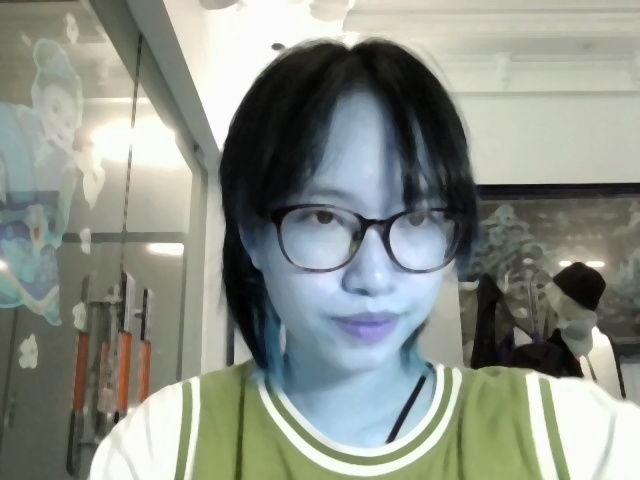
#> input picture Assignment/input_data/HE176392/0.jpg, 640 x 480 px; its folder holds 4 pictures in this run
$ python test.py
#> lines starting #> are read from the running program, lines starting #| are printed output that depends on the picture
import os
import numpy as np
from PIL import Image
from sklearn.decomposition import PCA
import cv2

directory_path = './input_data/HE176392'
images = os.listdir(directory_path)

def compute_eigenfaces(images):
    flattened_images = []
    for img_file in images:
        img_path = os.path.join(directory_path, img_file)
        img = Image.open(img_path).convert('L')  # Convert to grayscale
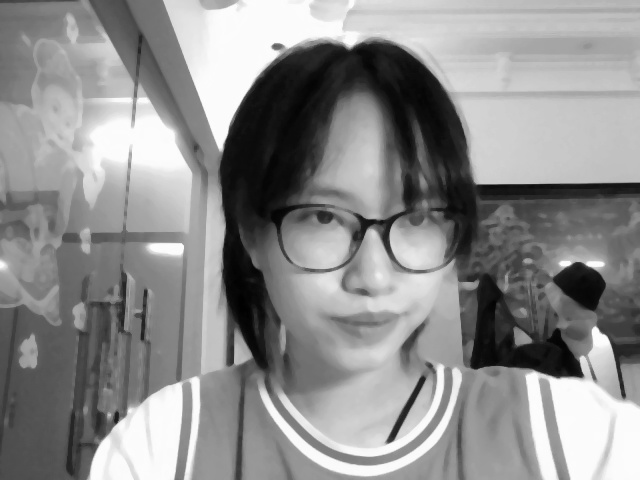
#> img: PIL image 640x480 L; min 0, max 255, mean 141.5
        flattened_images.append(np.array(img).flatten())
#> pass 2 of the loop in compute_eigenfaces, `for img_file in images:`:
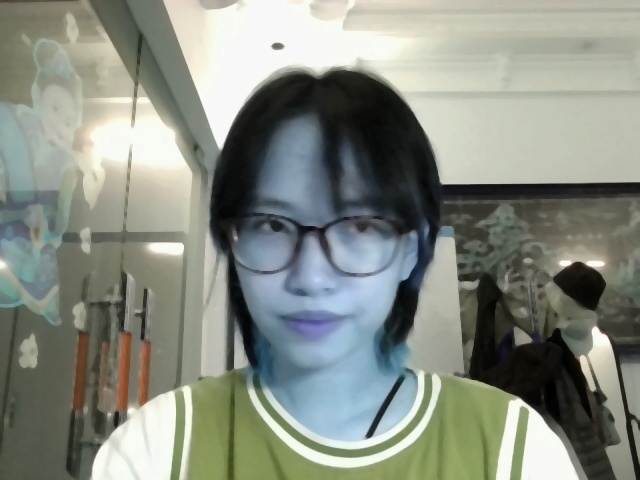
#> input picture Assignment/input_data/HE176392/1.jpg, 640 x 480 px
#> in compute_eigenfaces, `img = Image.open(img_path).convert('L')`:
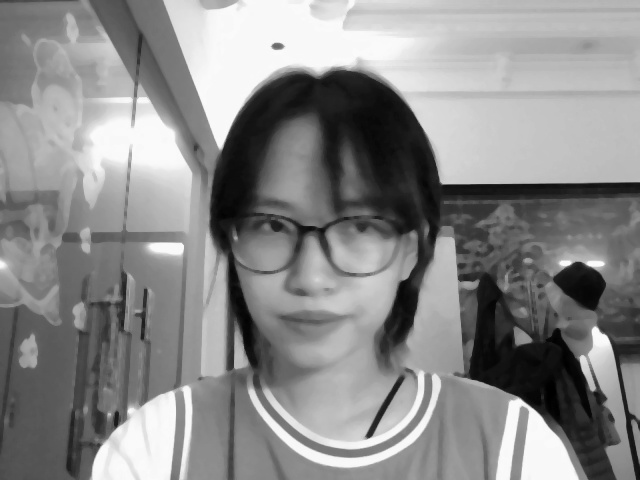
#> img: PIL image 640x480 L; min 0, max 255, mean 137.7
#> pass 3 of the loop in compute_eigenfaces, `for img_file in images:`:
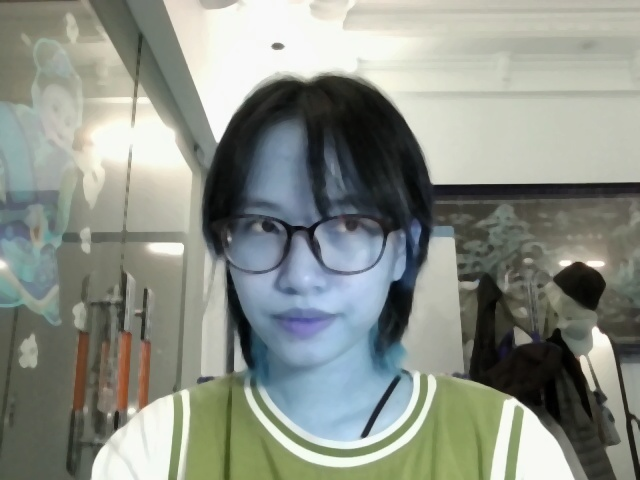
#> input picture Assignment/input_data/HE176392/2.jpg, 640 x 480 px
#> in compute_eigenfaces, `img = Image.open(img_path).convert('L')`:
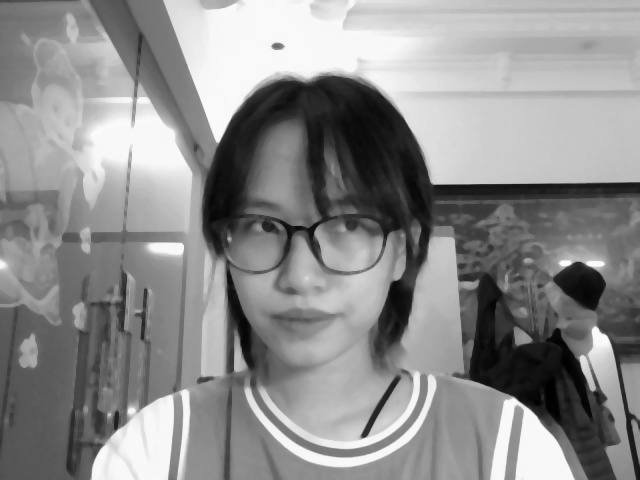
#> img: PIL image 640x480 L; min 0, max 253, mean 141
#> the loop made 4 passes; the first 3 are shown

    pca = PCA(n_components=5)
#> (the run stopped early here; a loop or call above may not have finished)
